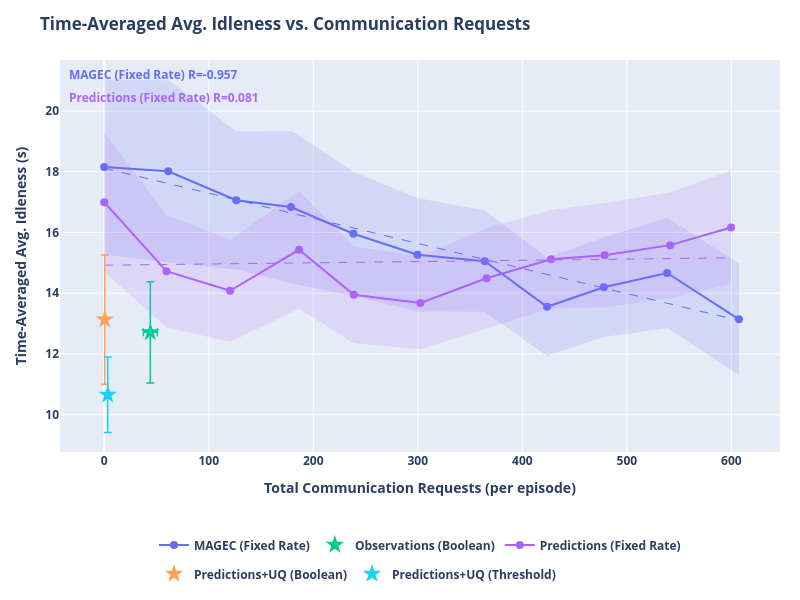

Notebook source saved alongside this figure:
### Markdown cell above
## Idleness vs. Communication

### Code cell
import plotly.graph_objects as go
import plotly.express as px
import numpy as np
from plots import *

# SERIES_TO_PLOT = {"Learned Comms. + Prediction + UQ", "MAGEC"}
SERIES_TO_PLOT = None # Plot all

series_colors = {s: c for s, c in zip(output, px.colors.qualitative.Plotly)}


def get_requests(data):
    """Total communication requests per episode (mean over episodes)."""
    r = np.array(data['communication']['requests_made'][...])
    return float(np.mean(r.reshape(r.shape[0], -1).sum(axis=1)))


def get_requests_std(data):
    """Total communication requests per episode (SEM over episodes)."""
    r = np.array(data['communication']['requests_made'][...])
    per_episode = r.reshape(r.shape[0], -1).sum(axis=1)
    n = len(per_episode)
    return float(np.std(per_episode) / np.sqrt(n))


def get_idleness_mean(data):
    """Time-averaged avg. idleness, mean over episodes."""
    return float(np.mean(data['avg_idleness']))


def get_idleness_std(data):
    """Time-averaged avg. idleness, SEM over episodes."""
    n = len(data['avg_idleness'])
    return float(np.std(data['avg_idleness']) / np.sqrt(n))


for obs_radius in obs_radii:
    # Arbitrarily choose radius 20 for plotting.
    if obs_radius != 20.0:
        continue

    fig = go.Figure()
    r_annotations = []

    for series in output:
        if SERIES_TO_PLOT is not None and series not in SERIES_TO_PLOT:
            continue

        if "Ground Truth" in series:
            continue

        color = series_colors.get(series, '#888888')
        all_exps = list(output[series].keys())

        # Swept experiments: encoded as obs_radius_X_comms_Y
        swept_exps = sorted(
            [e for e in all_exps if f"obs_radius_{obs_radius:.1f}_comms_" in e and "Fixed Rate" in series],
            key=lambda e: float(e.split("_comms_")[1])
        )
        # Fixed (learned comms) experiments: encoded as obs_radius_X only
        fixed_exps = [e for e in all_exps if f"obs_radius_{obs_radius:.1f}" in e and not "Fixed Rate" in series]

        if swept_exps:
            comms_ps = [float(e.split("_comms_")[1]) for e in swept_exps]
            xs = [get_requests(output[series][e]) for e in swept_exps]
            ys = [get_idleness_mean(output[series][e]) for e in swept_exps]
            xs_std = [get_requests_std(output[series][e]) for e in swept_exps]
            ys_std = [get_idleness_std(output[series][e]) for e in swept_exps]

            fig.add_trace(go.Scatter(
                x=xs,
                y=ys,
                mode='lines+markers',
                name=series,
                line=dict(color=color),
                marker=dict(color=color, size=8),
                legendgroup=series,
                # error_x and error_y removed — replaced by shaded band below
                hovertemplate=[
                    f"{series}<br>comms_p={cp:.3f}<br>requests=%{{x:.1f}}<br>idleness=%{{y:.4f}}<extra></extra>"
                    for cp in comms_ps
                ],
            ))

            # SEM shaded band (y-direction)
            y_upper = [y + s for y, s in zip(ys, ys_std)]
            y_lower = [y - s for y, s in zip(ys, ys_std)]
            fig.add_trace(go.Scatter(
                x=xs + xs[::-1],
                y=y_upper + y_lower[::-1],
                fill='toself',
                fillcolor=color,
                line=dict(color='rgba(255,255,255,0)'),
                opacity=0.15,
                legendgroup=series,
                showlegend=False,
                hoverinfo='skip',
            ))

            # OLS trendline
            if len(xs) >= 2:
                x_trend, y_trend, r2 = fit_ols_trendline(xs, ys)
                fig.add_trace(go.Scatter(
                    x=x_trend,
                    y=y_trend,
                    mode='lines',
                    name=f"{series} (fit)",
                    line=dict(color=color, dash='dash', width=1),
                    legendgroup=series,
                    showlegend=False,
                    hoverinfo='skip',
                ))
                r_annotations.append(
                    dict(
                        text=f"<b>{series}</b> R={r2:.3f}",
                        xref='paper', yref='paper',
                        x=0.01,
                        y=0.99 - len(r_annotations) * 0.06,
                        xanchor='left', yanchor='top',
                        showarrow=False,
                        font=dict(color=color, size=12),
                    )
                )

        if fixed_exps:
            xs_f = [get_requests(output[series][e]) for e in fixed_exps]
            ys_f = [get_idleness_mean(output[series][e]) for e in fixed_exps]
            xs_std_f = [get_requests_std(output[series][e]) for e in fixed_exps]
            ys_std_f = [get_idleness_std(output[series][e]) for e in fixed_exps]
            fig.add_trace(go.Scatter(
                x=xs_f,
                y=ys_f,
                mode='markers',
                name=series,
                marker=dict(color=color, size=14, symbol='star'),
                legendgroup=series,
                showlegend=len(swept_exps) == 0,
                error_x=dict(array=xs_std_f, visible=True, color=color, thickness=1.5, width=4),
                error_y=dict(array=ys_std_f, visible=True, color=color, thickness=1.5, width=4),
                hovertemplate=f"{series}<br>requests=%{{x:.1f}}<br>idleness=%{{y:.4f}}<extra></extra>",
            ))

    fig.update_layout(
        title=f"Time-Averaged Avg. Idleness vs. Communication Requests",
        # title=f"Time-Averaged Avg. Idleness vs. Communication Requests (obs_radius={obs_radius:.1f})",
        xaxis_title="Total Communication Requests (per episode)",
        yaxis_title="Time-Averaged Avg. Idleness (s)",
        height=600,
        width=800,
        hovermode='closest',
        autosize=True,
        margin=dict(l=60, r=20, t=60, b=120),
        legend=dict(orientation='h', yanchor='top', y=-0.2, xanchor='center', x=0.5),
        annotations=r_annotations,
        font=dict(
            weight="bold"
        )
    )
    fig.show()

### Figure 1 — Plotly figure (JSON) as saved in the notebook; plotly's stock layout.template omitted (floating-point values rounded to 4 significant figures; data arrays with more than 128 entries replaced by an {"elided": "..."} marker saying what was removed)
{"data": [{"hovertemplate": ["MAGEC (Fixed Rate)<br>comms_p=0.000<br>requests=%{x:.1f}<br>idleness=%{y:.4f}<extra></extra>", "MAGEC (Fixed Rate)<br>comms_p=0.050<br>requests=%{x:.1f}<br>idleness=%{y:.4f}<extra></extra>", "MAGEC (Fixed Rate)<br>comms_p=0.100<br>requests=%{x:.1f}<br>idleness=%{y:.4f}<extra></extra>", "MAGEC (Fixed Rate)<br>comms_p=0.150<br>requests=%{x:.1f}<br>idleness=%{y:.4f}<extra></extra>", "MAGEC (Fixed Rate)<br>comms_p=0.200<br>requests=%{x:.1f}<br>idleness=%{y:.4f}<extra></extra>", "MAGEC (Fixed Rate)<br>comms_p=0.250<br>requests=%{x:.1f}<br>idleness=%{y:.4f}<extra></extra>", "MAGEC (Fixed Rate)<br>comms_p=0.300<br>requests=%{x:.1f}<br>idleness=%{y:.4f}<extra></extra>", "MAGEC (Fixed Rate)<br>comms_p=0.350<br>requests=%{x:.1f}<br>idleness=%{y:.4f}<extra></extra>", "MAGEC (Fixed Rate)<br>comms_p=0.400<br>requests=%{x:.1f}<br>idleness=%{y:.4f}<extra></extra>", "MAGEC (Fixed Rate)<br>comms_p=0.450<br>requests=%{x:.1f}<br>idleness=%{y:.4f}<extra></extra>", "MAGEC (Fixed Rate)<br>comms_p=0.500<br>requests=%{x:.1f}<br>idleness=%{y:.4f}<extra></extra>"], "legendgroup": "MAGEC (Fixed Rate)", "line": {"color": "#636EFA"}, "marker": {"color": "#636EFA", "size": 8}, "mode": "lines+markers", "name": "MAGEC (Fixed Rate)", "type": "scatter", "x": [0, 61.2, 126.3, 178.7, 238.4, 299.7, 364.1, 423.7, 477.9, 538.6, 607.3], "y": [18.15, 18.02, 17.06, 16.84, 15.96, 15.27, 15.05, 13.55, 14.2, 14.67, 13.14]}, {"fill": "toself", "fillcolor": "#636EFA", "hoverinfo": "skip", "legendgroup": "MAGEC (Fixed Rate)", "line": {"color": "rgba(255,255,255,0)"}, "opacity": 0.15, "showlegend": false, "type": "scatter", "x": [0, 61.2, 126.3, 178.7, 238.4, 299.7, 364.1, 423.7, 477.9, 538.6, 607.3, 607.3, 538.6, 477.9, 423.7, 364.1, 299.7, 238.4, 178.7, 126.3, 61.2, 0], "y": [21.03, 21.01, 19.34, 19.35, 18.0, 17.14, 16.72, 15.17, 15.83, 16.48, 14.98, 11.3, 12.85, 12.56, 11.93, 13.39, 13.39, 13.91, 14.32, 14.78, 15.02, 15.28]}, {"hoverinfo": "skip", "legendgroup": "MAGEC (Fixed Rate)", "line": {"color": "#636EFA", "dash": "dash", "width": 1}, "mode": "lines", "name": "MAGEC (Fixed Rate) (fit)", "showlegend": false, "type": "scatter", "x": {"elided": "200 float values"}, "y": {"elided": "200 float values"}}, {"error_x": {"array": [6.695], "color": "#00CC96", "thickness": 1.5, "visible": true, "width": 4}, "error_y": {"array": [1.666], "color": "#00CC96", "thickness": 1.5, "visible": true, "width": 4}, "hovertemplate": "Observations (Boolean)<br>requests=%{x:.1f}<br>idleness=%{y:.4f}<extra></extra>", "legendgroup": "Observations (Boolean)", "marker": {"color": "#00CC96", "size": 14, "symbol": "star"}, "mode": "markers", "name": "Observations (Boolean)", "showlegend": true, "type": "scatter", "x": [44.1], "y": [12.71]}, {"hovertemplate": ["Predictions (Fixed Rate)<br>comms_p=0.000<br>requests=%{x:.1f}<br>idleness=%{y:.4f}<extra></extra>", "Predictions (Fixed Rate)<br>comms_p=0.050<br>requests=%{x:.1f}<br>idleness=%{y:.4f}<extra></extra>", "Predictions (Fixed Rate)<br>comms_p=0.100<br>requests=%{x:.1f}<br>idleness=%{y:.4f}<extra></extra>", "Predictions (Fixed Rate)<br>comms_p=0.150<br>requests=%{x:.1f}<br>idleness=%{y:.4f}<extra></extra>", "Predictions (Fixed Rate)<br>comms_p=0.200<br>requests=%{x:.1f}<br>idleness=%{y:.4f}<extra></extra>", "Predictions (Fixed Rate)<br>comms_p=0.250<br>requests=%{x:.1f}<br>idleness=%{y:.4f}<extra></extra>", "Predictions (Fixed Rate)<br>comms_p=0.300<br>requests=%{x:.1f}<br>idleness=%{y:.4f}<extra></extra>", "Predictions (Fixed Rate)<br>comms_p=0.350<br>requests=%{x:.1f}<br>idleness=%{y:.4f}<extra></extra>", "Predictions (Fixed Rate)<br>comms_p=0.400<br>requests=%{x:.1f}<br>idleness=%{y:.4f}<extra></extra>", "Predictions (Fixed Rate)<br>comms_p=0.450<br>requests=%{x:.1f}<br>idleness=%{y:.4f}<extra></extra>", "Predictions (Fixed Rate)<br>comms_p=0.500<br>requests=%{x:.1f}<br>idleness=%{y:.4f}<extra></extra>"], "legendgroup": "Predictions (Fixed Rate)", "line": {"color": "#AB63FA"}, "marker": {"color": "#AB63FA", "size": 8}, "mode": "lines+markers", "name": "Predictions (Fixed Rate)", "type": "scatter", "x": [0, 59.5, 120.4, 186.4, 238.8, 302.5, 365.8, 427.4, 478.7, 541.4, 599.7], "y": [17.0, 14.73, 14.08, 15.43, 13.95, 13.68, 14.49, 15.12, 15.25, 15.58, 16.17]}, {"fill": "toself", "fillcolor": "#AB63FA", "hoverinfo": "skip", "legendgroup": "Predictions (Fixed Rate)", "line": {"color": "rgba(255,255,255,0)"}, "opacity": 0.15, "showlegend": false, "type": "scatter", "x": [0, 59.5, 120.4, 186.4, 238.8, 302.5, 365.8, 427.4, 478.7, 541.4, 599.7, 599.7, 541.4, 478.7, 427.4, 365.8, 302.5, 238.8, 186.4, 120.4, 59.5, 0], "y": [19.3, 16.57, 15.76, 17.36, 15.54, 15.21, 16.15, 16.74, 16.97, 17.32, 18.03, 14.3, 13.84, 13.53, 13.5, 12.84, 12.15, 12.35, 13.49, 12.4, 12.88, 14.7]}, {"hoverinfo": "skip", "legendgroup": "Predictions (Fixed Rate)", "line": {"color": "#AB63FA", "dash": "dash", "width": 1}, "mode": "lines", "name": "Predictions (Fixed Rate) (fit)", "showlegend": false, "type": "scatter", "x": {"elided": "200 float values"}, "y": {"elided": "200 float values"}}, {"error_x": {"array": [0.3808], "color": "#FFA15A", "thickness": 1.5, "visible": true, "width": 4}, "error_y": {"array": [2.127], "color": "#FFA15A", "thickness": 1.5, "visible": true, "width": 4}, "hovertemplate": "Predictions+UQ (Boolean)<br>requests=%{x:.1f}<br>idleness=%{y:.4f}<extra></extra>", "legendgroup": "Predictions+UQ (Boolean)", "marker": {"color": "#FFA15A", "size": 14, "symbol": "star"}, "mode": "markers", "name": "Predictions+UQ (Boolean)", "showlegend": true, "type": "scatter", "x": [0.5], "y": [13.13]}, {"error_x": {"array": [0.429], "color": "#19D3F3", "thickness": 1.5, "visible": true, "width": 4}, "error_y": {"array": [1.239], "color": "#19D3F3", "thickness": 1.5, "visible": true, "width": 4}, "hovertemplate": "Predictions+UQ (Threshold)<br>requests=%{x:.1f}<br>idleness=%{y:.4f}<extra></extra>", "legendgroup": "Predictions+UQ (Threshold)", "marker": {"color": "#19D3F3", "size": 14, "symbol": "star"}, "mode": "markers", "name": "Predictions+UQ (Threshold)", "showlegend": true, "type": "scatter", "x": [3.4], "y": [10.66]}], "layout": {"annotations": [{"font": {"color": "#636EFA", "size": 12}, "showarrow": false, "text": "<b>MAGEC (Fixed Rate)</b> R=-0.957", "x": 0.01, "xanchor": "left", "xref": "paper", "y": 0.99, "yanchor": "top", "yref": "paper"}, {"font": {"color": "#AB63FA", "size": 12}, "showarrow": false, "text": "<b>Predictions (Fixed Rate)</b> R=0.081", "x": 0.01, "xanchor": "left", "xref": "paper", "y": 0.93, "yanchor": "top", "yref": "paper"}], "autosize": true, "font": {"weight": "bold"}, "height": 600, "hovermode": "closest", "legend": {"orientation": "h", "x": 0.5, "xanchor": "center", "y": -0.2, "yanchor": "top"}, "margin": {"b": 120, "l": 60, "r": 20, "t": 60}, "title": {"text": "Time-Averaged Avg. Idleness vs. Communication Requests"}, "width": 800, "xaxis": {"title": {"text": "Total Communication Requests (per episode)"}}, "yaxis": {"title": {"text": "Time-Averaged Avg. Idleness (s)"}}}}
